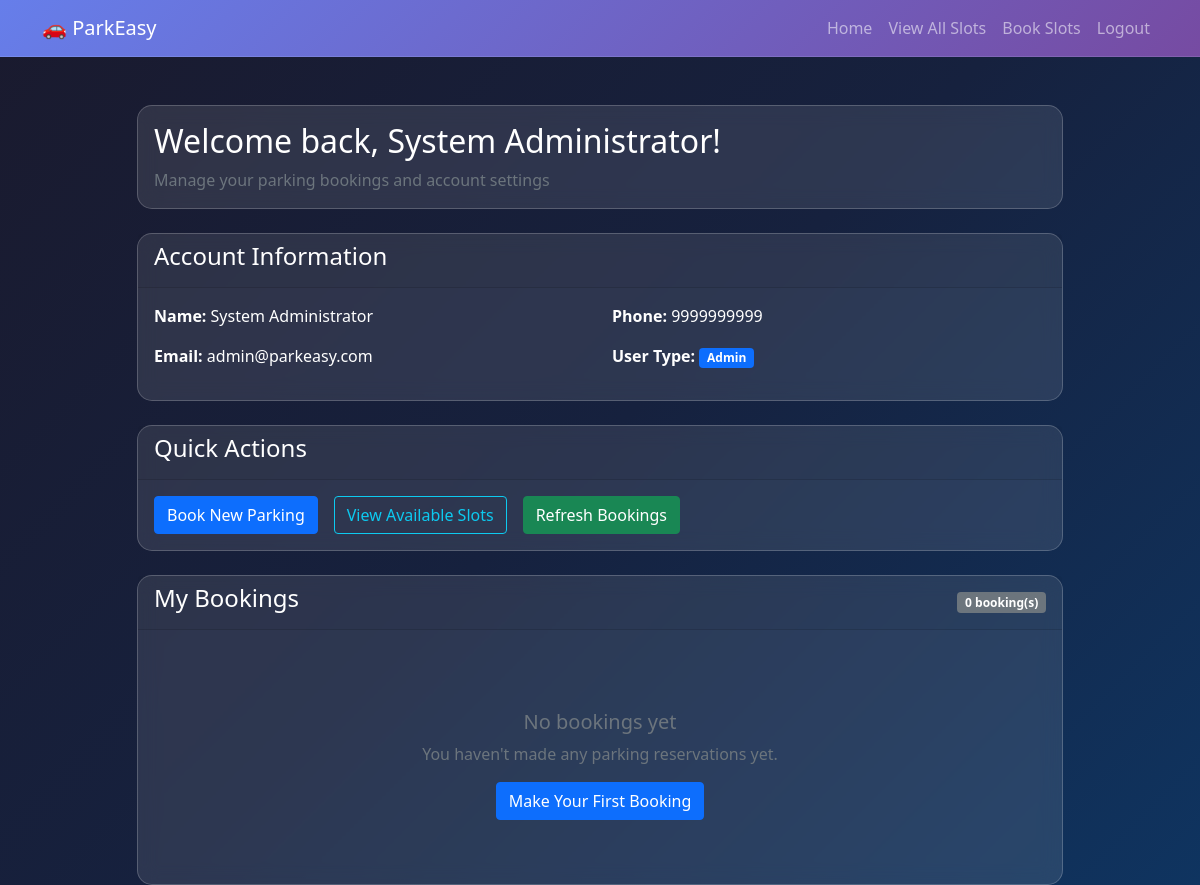
The app's page /dashboard (signed in) with its own data.
### tables this page shows
CREATE TABLE users (
                id INTEGER PRIMARY KEY AUTOINCREMENT,
                email TEXT NOT NULL UNIQUE,
                password_hash TEXT NOT NULL,
                full_name TEXT NOT NULL,
                phone TEXT,
                user_type TEXT DEFAULT 'user',
                created_at DATETIME DEFAULT CURRENT_TIMESTAMP
            );

### app.py (the view)
@app.route('/dashboard')
@login_required
def dashboard():
    user = auth.get_user_by_id(session['user_id'])
    bookings = database.get_user_bookings(session['user_id'])
    return render_template('dashboard.html', user=user, bookings=bookings)

### app.py (called while the page is built)
def login_required(f):
    @wraps(f)
    def decorated_function(*args, **kwargs):
        if 'user_id' not in session:
            return redirect(url_for('login', next=request.url))
        return f(*args, **kwargs)
    return decorated_function

### auth.py (called while the page is built)
def get_user_by_id(user_id: int) -> Optional[Dict[str, Any]]:
    try:
        return database.get_user_by_id(user_id)
    except Exception:
        return None

### database.py (called while the page is built, shortened)
@contextmanager
def get_db_connection():
    conn = None
    use_memory = False
    try:
        conn = sqlite3.connect(DB_FILE, timeout=10)
        conn.row_factory = sqlite3.Row
    except (sqlite3.OperationalError, OSError) as e:
        print(f"Warning: Could not open {DB_FILE}: {e}. Falling back to in-memory database.")
        conn = _get_memory_db()
        use_memory = True
    try:
        yield conn
        conn.commit()
    except Exception as e:
        conn.rollback()
        raise e
    finally:
        if not use_memory:
            conn.close()

def get_user_bookings(user_id):
    with get_db_connection() as conn:
        cursor = conn.cursor()
        cursor.execute('''
            SELECT
                b.id,
                b.booking_reference,
                b.booking_time,
                b.total_amount,
                b.status,
                s.slot_name,
                s.slot_type,
                s.price
            FROM bookings b
            JOIN slots s ON b.slot_id = s.id
            WHERE b.user_id = ?
            ORDER BY b.booking_time DESC
        ''', (user_id,))
        bookings = cursor.fetchall()
        grouped = {}
        return list(grouped.values())

def get_user_by_id(user_id):
    with get_db_connection() as conn:
        cursor = conn.cursor()
        cursor.execute('SELECT * FROM users WHERE id = ?', (user_id,))
        row = cursor.fetchone()
        if row:
            return {
                'id': row['id'],
                'email': row['email'],
                'full_name': row['full_name'],
                'phone': row['phone'],
                'user_type': row['user_type'],
                'created_at': row['created_at']
            }
        return None

### templates/dashboard.html (shortened to what this page needs)
<!DOCTYPE html>
<html lang="en">
<head>
    <link href="https://cdn.jsdelivr.net/npm/bootstrap@5.1.3/dist/css/bootstrap.min.css" rel="stylesheet">
    <link href="{{ url_for('static', filename='css/style.css') }}" rel="stylesheet">
</head>
<body>
    <nav class="navbar navbar-expand-lg navbar-dark">
        <div class="container">
            <a class="navbar-brand" href="/">🚗 ParkEasy</a>
            <div class="navbar-nav ms-auto">
                <a class="nav-link" href="/">Home</a>
                <a class="nav-link" href="/parking">View All Slots</a>
                <a class="nav-link" href="/select-seats">Book Slots</a>
                <a class="nav-link" href="/logout">Logout</a>
            </div>
        </div>
    </nav>
    <div class="container mt-5">
        <div class="row">
            <div class="col-md-10 mx-auto">
                <div class="card mb-4" style="background: rgba(255, 255, 255, 0.1); border: 1px solid rgba(255, 255, 255, 0.2);">
                    <div class="card-body">
                        <h2 class="card-title">Welcome back, {{ user.full_name }}!</h2>
                        <p class="card-text text-muted">Manage your parking bookings and account settings</p>
                    </div>
                </div>
                <div class="card mb-4" style="background: rgba(255, 255, 255, 0.1); border: 1px solid rgba(255, 255, 255, 0.2);">
                    <div class="card-header">
                        <h4>Account Information</h4>
                    </div>
                    <div class="card-body">
                        <div class="row">
                            <div class="col-md-6">
                                <p><strong>Name:</strong> {{ user.full_name }}</p>
                                <p><strong>Email:</strong> {{ user.email }}</p>
                            </div>
                            <div class="col-md-6">
                                <p><strong>Phone:</strong> {{ user.phone or 'Not provided' }}</p>
                                <p><strong>User Type:</strong> <span class="badge bg-primary">{{ user.user_type.title() }}</span></p>
                            </div>
                        </div>
                    </div>
                </div>
                <div class="card mb-4" style="background: rgba(255, 255, 255, 0.1); border: 1px solid rgba(255, 255, 255, 0.2);">
                    <div class="card-header">
                        <h4>Quick Actions</h4>
                    </div>
                    <div class="card-body">
                        <div class="d-grid gap-2 d-md-flex">
                            <a href="/select-seats" class="btn btn-primary me-md-2">
                                 Book New Parking
                            </a>
                            <a href="/parking" class="btn btn-outline-info me-md-2">
                                 View Available Slots
                            </a>
                            <button class="btn btn-success" onclick="refreshBookings()">
                                 Refresh Bookings
                            </button>
                        </div>
                    </div>
                </div>
                <div class="card" style="background: rgba(255, 255, 255, 0.1); border: 1px solid rgba(255, 255, 255, 0.2);">
                    <div class="card-header d-flex justify-content-between align-items-center">
                        <h4>My Bookings</h4>
                        <span class="badge bg-secondary" id="bookingCount">{{ bookings|length }} booking(s)</span>
                    </div>
                    <div class="card-body">
                        <div id="bookingsContainer">
                            {% if bookings %}
                                {% for booking in bookings %}
                                <div class="card mb-3" style="background: rgba(255, 255, 255, 0.05); border: 1px solid rgba(255, 255, 255, 0.1);">
                                    <div class="card-body">
                                        <div class="row">
                                            <div class="col-md-8">
                                                <h5 class="card-title">
                                                    Booking #{{ booking.booking_reference }}
                                                    <span class="badge bg-{{ 'success' if booking.status == 'active' else 'secondary' }} ms-2">
                                                        {{ booking.status.title() }}
                                                    </span>
                                                </h5>
                                                <p class="card-text">
                                                    <strong>Slots:</strong>
                                                    {% for slot in booking.slots %}
                                                        <span class="badge bg-info me-1">{{ slot.slot_name }}</span>
                                                    {% endfor %}
                                                </p>
                                                <p class="card-text">
                                                    <small class="text-muted">
                                                        Booked on: {{ booking.booking_time }}
                                                    </small>
                                                </p>
                                            </div>
                                            <div class="col-md-4 text-md-end">
                                                <h5 class="text-success">₹{{ "%.2f"|format(booking.total_amount) }}</h5>
                                                <p class="text-muted mb-1">
                                                    {{ booking.slots|length }} slot(s)
                                                </p>
                                                <p class="text-muted">
                                                    Type: {{ booking.slots[0].slot_type.title() if booking.slots }}
                                                </p>
                                            </div>
                                        </div>
                                    </div>
                                </div>
                                {% endfor %}
                            {% else %}
                                <div class="text-center py-5">
                                    <h5 class="text-muted">No bookings yet</h5>
                                    <p class="text-muted">You haven't made any parking reservations yet.</p>
                                    <a href="/select-seats" class="btn btn-primary">Make Your First Booking</a>
                                </div>
                            {% endif %}
                        </div>
                    </div>
                </div>
            </div>
        </div>
    </div>
</body>
</html>

### static/css/style.css (style rules this page uses)
body { background: linear-gradient(135deg, #1a1a2e 0%, #16213e 50%, #0f3460 100%); font-family: 'Segoe UI', Tahoma, Geneva, Verdana, sans-serif; color: #fff; min-height: 100vh; }
.card { transition: transform 0.3s ease, box-shadow 0.3s ease; background: rgba(255, 255, 255, 0.1); backdrop-filter: blur(10px); border: 1px solid rgba(255, 255, 255, 0.2); border-radius: 15px; }
.card-body { color: #fff; }
.navbar { background: linear-gradient(135deg, #667eea 0%, #764ba2 100%) !important; backdrop-filter: blur(10px); border-bottom: 1px solid rgba(255, 255, 255, 0.1); }

### records on screen
users: full_name "System Administrator", email "admin@parkeasy.com", phone "9999999999", user_type "Admin"

### other values on screen
{{ bookings|length }} "0"
